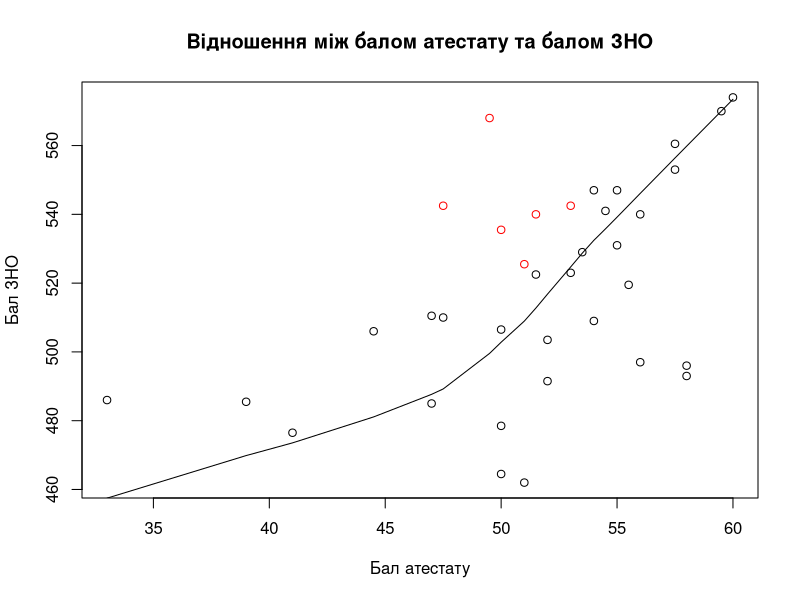

Generate this figure with R:
# Load libraries
library(class)

# Set working directory to source file location
this.dir <- dirname(parent.frame(2)$ofile)
setwd(this.dir)

# Read CSV file
students <- read.csv(file="pzs-students14.csv", head=TRUE, sep=",")

# Find students whose certificate scores are below the average regarding their EIT scores
eit_certificate_ratio <- (students$eit / students$certificate)
students.high_eit_ratio <- (students[eit_certificate_ratio > mean(eit_certificate_ratio), ])
# Sort them in descending order by ratio
students.high_eit_ratio <- students.high_eit_ratio[with(students.high_eit_ratio, order(-(students.high_eit_ratio$eit / students.high_eit_ratio$certificate))), ]
# Filter students whose score is above average
students.high_eit_ratio <- students.high_eit_ratio[students.high_eit_ratio$score > mean(students$score), ]

# Filter students with normal eit/certificate ration
library(dplyr)
students.normal_ratio <- anti_join(students, students.high_eit_ratio)

# Draw a plot
plot(x = students.normal_ratio$certificate,
     y = students.normal_ratio$eit,
     main = "Відношення між балом атестату та балом ЗНО",
     xlab = "Бал атестату",
     ylab = "Бал ЗНО")

# Draw a simplified line displaying the general correlation
lines(stats::lowess(x = students$certificate[order(students$certificate)],
                    y = students$eit[order(students$eit)]))

# Draw students with high ratio on a plot
points(x = students.high_eit_ratio$certificate, y = students.high_eit_ratio$eit, col = "red", pch = 1)
